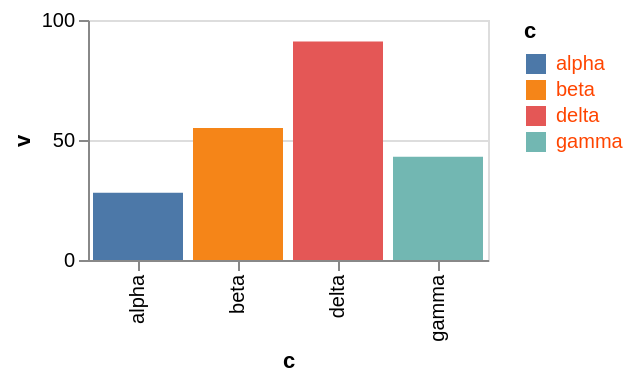

This figure's Vega-Lite source:
### Vega-Lite specification from a JSON file in a GitHub repository (floating-point values rounded to 4 significant figures)
{"$schema": "https://vega.github.io/schema/vega-lite/v6.json", "width": 200, "height": 120, "data": {"values": [{"c": "alpha", "v": 28, "w": 3, "t": "2024-01-07"}, {"c": "beta", "v": 55, "w": 7, "t": "2024-03-19"}, {"c": "gamma", "v": 43, "w": 5, "t": "2024-06-02"}, {"c": "delta", "v": 91, "w": 9, "t": "2024-09-11"}]}, "mark": "bar", "encoding": {"x": {"field": "c", "type": "nominal"}, "y": {"field": "v", "type": "quantitative"}, "color": {"field": "c", "type": "nominal"}}, "config": {"legend": {"labelColor": "orangered"}}}
